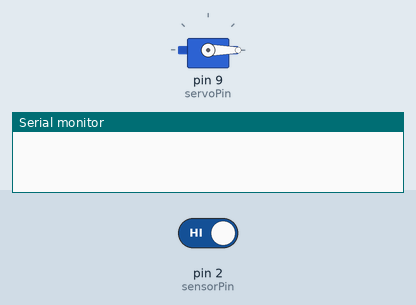
This sketch was run on a simulated Arduino Uno, built with avr-gcc and run on an emulated ATmega328P. Shown: servo, the last lines printed to the serial monitor. Inputs (shaded band) come from the test bench; at power-on: pin 2 (sensorPin) HIGH.

Above: at 1.2 s.
1.3 s: pin 2 (sensorPin) driven LOW
At 1.5 s:
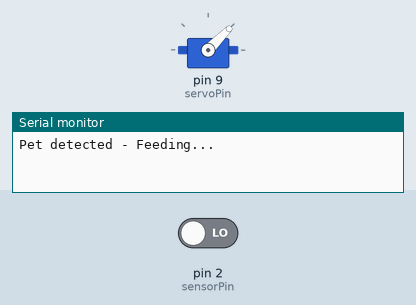
Timing chart, 0 to 8.6 s (numbered marks = the images above; inputs shaded):
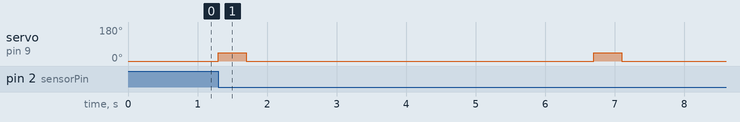

The sketch:

Pakjira_Nantawan.ino
```cpp
#include <Servo.h>

Servo feederServo;

int sensorPin = 2;
int servoPin = 9;
int sensorValue = 0;

void setup() {
  pinMode(sensorPin, INPUT);
  feederServo.attach(servoPin);

  feederServo.write(0);
  Serial.begin(1200);
}

void loop() {

  sensorValue = digitalRead(sensorPin);

  if(sensorValue == LOW)
  {
    Serial.println("Pet detected - Feeding...");

    feederServo.write(45);   // เปิดช่องให้อาหาร
    delay(400);             // ปล่อยอาหาร 2 วินาที

    feederServo.write(0);    // ปิดช่องอาหาร
    delay(5000);             // รอ 5 วินาทีก่อนตรวจใหม่
  }

}
```

Measured:
- after the input at 1.3 s, servo on pin 9 (servoPin): alternates 45° for 0.40 s and 0° for 5.0 s, starting at once
